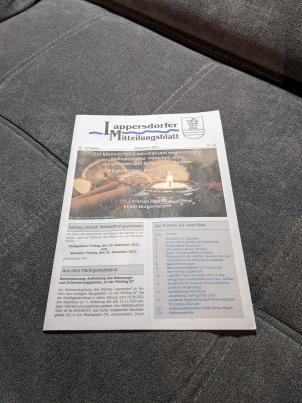
#> input picture homework_6/resources/document.jpg, 302 x 403 px
$ python main.py
#> lines starting #> are read from the running program, lines starting #| are printed output that depends on the picture; after the words box and inside, x2 and y2 are one past the last pixel; in counts of white or black regions, pixels touching at a corner belong together
import cv2
import matplotlib
import numpy as np
from matplotlib import pyplot as plt

matplotlib.use('TkAgg')
plt.rcParams['figure.figsize'] = [10, 5]


def show_img(img, title = '', cmap = None):
    plt.title(title)
    plt.imshow(img, cmap = cmap)
    plt.show()


def show_two_imgs(img1, img2, title1 = '', title2 = '', cmap1 = None, cmap2 = None):
    plt.subplot(121), plt.title(title1), plt.imshow(img1, cmap = cmap1)
    plt.subplot(122), plt.title(title2), plt.imshow(img2, cmap = cmap2)
    plt.show()


def get_descriptor(target_quadrant, q2, q3, q4):
    return np.mean(target_quadrant) - np.mean(q2) - np.mean(q3) - np.mean(q4)


def highlight_corner(image, corner_coordinates, radius):
    cv2.circle(image, corner_coordinates, radius, (255, 0, 0), -1)


img = cv2.imread('resources/document.jpg')
#> img is the input picture: shape (403, 302, 3); mean B, G, R 112.3, 114.4, 117.9
img = cv2.cvtColor(img, cv2.COLOR_BGR2RGB)
img_gray = cv2.cvtColor(img, cv2.COLOR_RGB2GRAY)
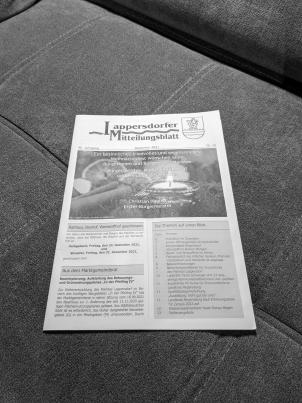
#> img_gray: shape (403, 302); min 0, max 255, mean 115.3
img_gray = img_gray.astype(np.float32) / 255
rows, columns = img_gray.shape
#> rows = 403; columns = 302
show_two_imgs(img, img_gray, 'Original', 'Gray scale', cmap2 = 'gray')
#> in show_two_imgs, `plt.show()`:
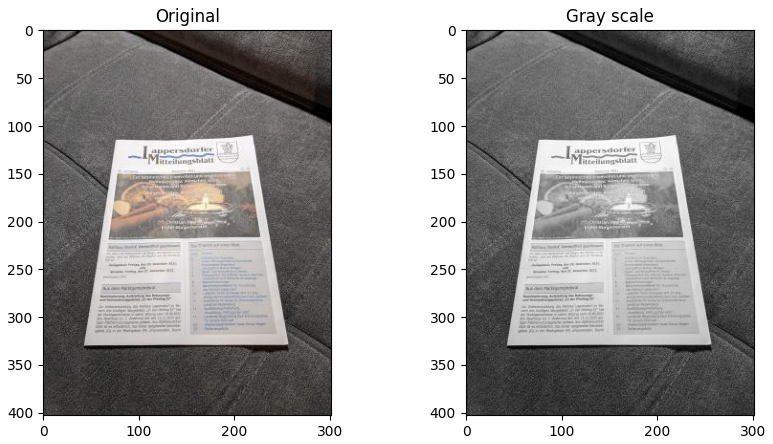
#> figure drawn by matplotlib, 2 panels

# find corners using Harris Corner Detector
corners = cv2.cornerHarris(img_gray, blockSize = 2, ksize = 3, k = 0.04)
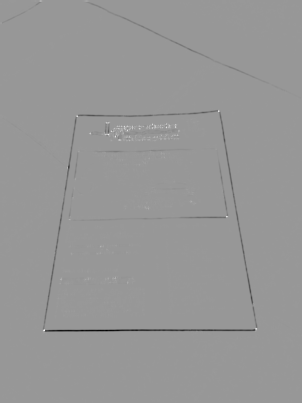
#> corners: shape (403, 302) float32; min -0.00812, max 0.00551, mean -3.51e-05; drawn with min black and max white
# eliminate edges (negative values)
corners[corners < 0] = 0
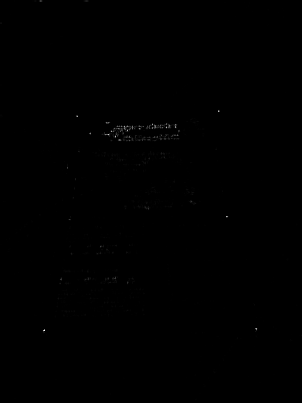
#> corners: shape (403, 302) float32; min 0, max 0.00551, mean 6.51e-06; drawn with min black and max white
# reduce dynamic range by taking logarithm for better visualization and manipulation
corners = np.log(corners + 1e-6)
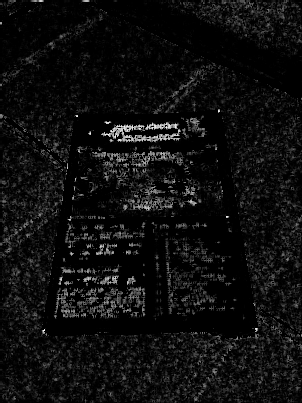
#> corners: shape (403, 302) float32; min -13.82, max -5.2, mean -13.31; drawn with min black and max white

show_two_imgs(img, corners, 'Original', 'Cornerness')

# detection thresholds
threshold_top_left, threshold_top_right, threshold_bottom_left, threshold_bottom_right = -1e6, -1e6, -1e6, -1e6
# detected corner coordinates
top_left_corner, top_right_corner, bottom_left_corner, bottom_right_corner = None, None, None, None
# size of each quadrant
quad_size = 7
# scan the Harris detection results
for row in range(quad_size, rows - quad_size):
    for column in range(quad_size, columns - quad_size):
        # skip pixels with too small cornerness (-7 threshold)
        if corners[row, column] < -7:
            continue
        # pick block of four quadrants around a pixel (14x14)
        block = img_gray[row - quad_size: row + quad_size + 1, column - quad_size:column + quad_size + 1]
        # extract quadrants
        quad_top_left = block[0:quad_size, 0:quad_size]
        quad_top_right = block[0:quad_size, quad_size + 1:quad_size * 2 + 1]
        quad_bottom_left = block[quad_size + 1:quad_size * 2 + 1, 0:quad_size]
        quad_bottom_right = block[quad_size + 1:quad_size * 2 + 1, quad_size + 1:quad_size * 2 + 1]
        # calculate descriptors fro corners
        # in the end there will be corner coordinates with max descriptors
        # Top-left corner -> bottom right quadrant has max value -> biggest descriptor
        descriptor = get_descriptor(quad_bottom_right, quad_top_left, quad_top_right, quad_bottom_left)
        if descriptor > threshold_top_left:
            threshold_top_left = descriptor
            top_left_corner = (column, row)
        # Top-right corner -> bottom left quadrant has max value -> biggest descriptor
        descriptor = get_descriptor(quad_bottom_left, quad_top_left, quad_top_right, quad_bottom_right)
        if descriptor > threshold_top_right:
            threshold_top_right = descriptor
            top_right_corner = (column, row)
        # Bottom-left corner -> top right quadrant has max value -> biggest descriptor
        descriptor = get_descriptor(quad_top_right, quad_top_left, quad_bottom_right, quad_bottom_left)
        if descriptor > threshold_bottom_left:
            threshold_bottom_left = descriptor
            bottom_left_corner = (column, row)
        # Bottom-right corner -> top left quadrant has max value -> biggest descriptor
        descriptor = get_descriptor(quad_top_left, quad_top_right, quad_bottom_right, quad_bottom_left)
        if descriptor > threshold_bottom_right:
            threshold_bottom_right = descriptor
            bottom_right_corner = (column, row)
#> after the loop, bottom_left_corner = (43, 330); bottom_right_corner = (256, 329); threshold_bottom_left = 0.104; threshold_bottom_right = 0.023; threshold_top_left = -0.316; threshold_top_right = -0.338; top_left_corner = (76, 115); top_right_corner = (219, 111)

out = np.copy(img)
highlight_corner(out, top_left_corner, 5)
highlight_corner(out, top_right_corner, 5)
#> call 2 of highlight_corner, with corner_coordinates = (219, 111), radius = 5
#> in highlight_corner (call 2), `cv2.circle(image, corner_coordinates, radius, (255, 0, 0), -1)`:
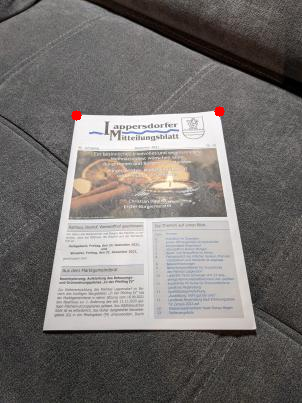
#> image: shape (403, 302, 3); mean R, G, B 118.1, 114.2, 112.1
highlight_corner(out, bottom_left_corner, 5)
#> in highlight_corner (call 3), `cv2.circle(image, corner_coordinates, radius, (255, 0, 0), -1)`: image: shape (403, 302, 3); 0.07% of pixels changed, all inside (x1, y1, x2, y2) = (38, 325, 49, 336)
highlight_corner(out, bottom_right_corner, 5)
#> in highlight_corner (call 4), `cv2.circle(image, corner_coordinates, radius, (255, 0, 0), -1)`: image: shape (403, 302, 3); mean R, G, B 118.3, 114.1, 112
show_two_imgs(img, out, 'Original', 'Highlighted corners')

# Answers:
# - If an image was of higher resolution (e.g. 12Mpx), this algorithm most likely wouldn't work,
#   because it would contain way more small details with sharp and contrast corners, such as letters,
#   texture elements ans so on, that would cause our Harris detector to detect too many pixels with cornerness
#   greater than that of paper corners, and we would end up with random result.
# - To prevent this, a few steps could be taken:
#   - a source picture could be scaled down to reduce its quality
#   - Gaussian blurring could be applied to a picture to reduce high frequency noise
#   - 'blockSize' and 'ksize' arguments of Harris detector could be increased
